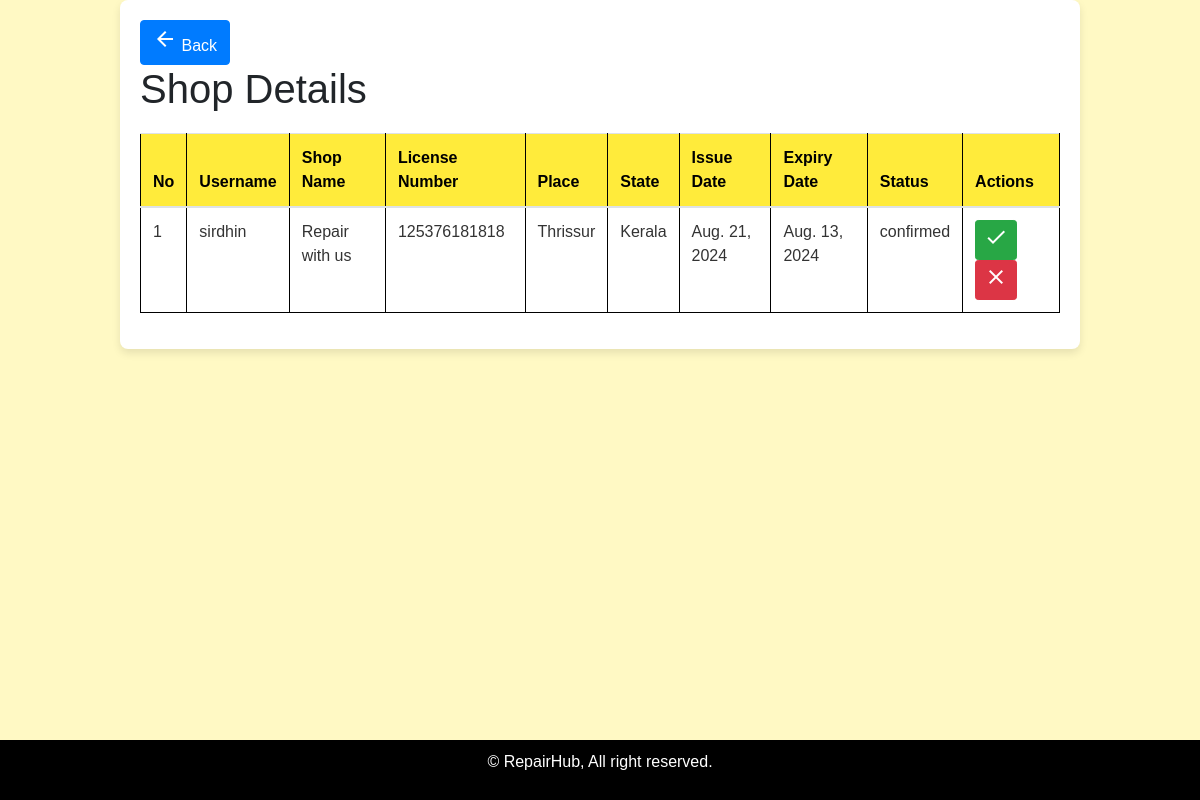
Page /adreq on the earlier database version.
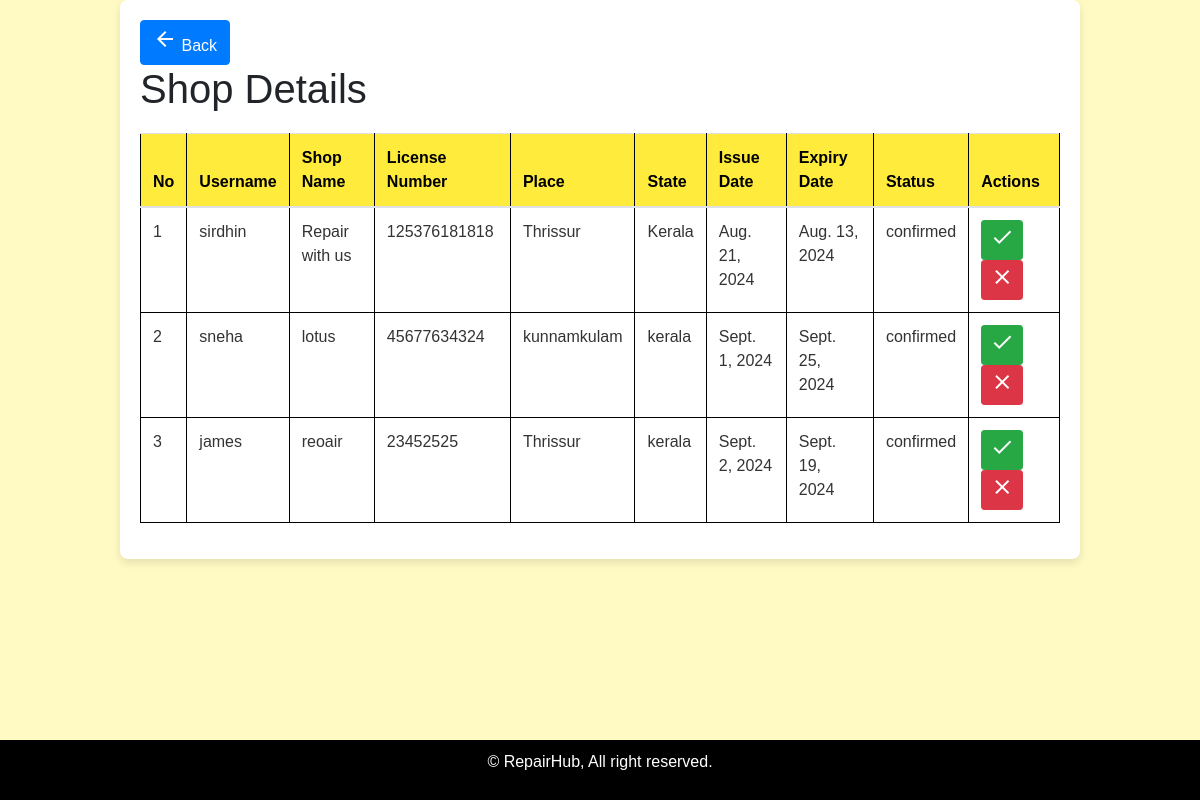
Same page on the later database version.
### vehicle/models.py (models this page shows, shortened)
class shopdetails(models.Model):
    username = models.ForeignKey(register, on_delete=models.CASCADE)
    shopname = models.CharField(max_length=100)
    lnumber = models.CharField(max_length=20)
    place = models.CharField(max_length=50)
    istate = models.CharField(max_length=50)
    idate = models.DateField()
    edate = models.DateField()
    status = models.CharField(max_length=20)

class register(models.Model):
    name = models.CharField(max_length=100)
    mail = models.EmailField()
    phone = models.IntegerField()
    username = models.CharField(max_length=50)
    password = models.CharField(max_length=50)
    usertype = models.CharField(max_length=20)
    def __str__(self):
        return self.name

### vehicle/views.py (the view)
# urls.py: path('adreq',views.openrequest),
def openrequest(request):
    data = shopdetails.objects.all()
    return render(request,'request.html',{'shops':data})

### template/request.html (shortened to what this page needs)
<!DOCTYPE html>
<html lang="en">
<head>
    <link rel="stylesheet" href="https://maxcdn.bootstrapcdn.com/bootstrap/4.0.0/css/bootstrap.min.css">
</head>
<body>
    <div class="container">
        <a href="javascript:history.back()" class="btn btn-primary back-button">
            <i class="material-icons">arrow_back</i> Back
        </a>
        <h1>Shop Details</h1>
        <table class="table">
            <thead>
                <tr>
                    <th>No</th>
                    <th>Username</th>
                    <th>Shop Name</th>
                    <th>License Number</th>
                    <th>Place</th>
                    <th>State</th>
                    <th>Issue Date</th>
                    <th>Expiry Date</th>
                    <th>Status</th>
                    <th>Actions</th>
                </tr>
            </thead>
            <tbody>
                {% for shop in shops %}
                    <tr id="row-{{ shop.id }}">
                        <td>{{ forloop.counter }}</td>
                        <td>{{ shop.username }}</td>
                        <td>{{ shop.shopname }}</td>
                        <td>{{ shop.lnumber }}</td>
                        <td>{{ shop.place }}</td>
                        <td>{{ shop.istate }}</td>
                        <td>{{ shop.idate }}</td>
                        <td>{{ shop.edate }}</td>
                        <td id="status-{{ shop.id }}">{{ shop.status }}</td>
                        <td class="actions">
                            <a href="accept_shop" class="btn btn-success btn-sm accept" data-id="{{ shop.id }}">
                                <i class="material-icons">check</i>
                            </a>
                            <a href="reject_shop" class="btn btn-danger btn-sm reject" data-id="{{ shop.id }}">
                                <i class="material-icons">close</i>
                            </a>
                        </td>
                    </tr>
                {% empty %}
                    <tr>
                        <td colspan="10">No shop details available.</td>
                    </tr>
                {% endfor %}
            </tbody>
        </table>
    </div>
    <footer>
        <p>&copy; RepairHub, All right reserved.</p>
    </footer>
</body>
</html>

Differences in the rows shown:
added shopdetails: username "sneha", shopname "lotus", lnumber "45677634324", place "kunnamkulam", istate "kerala", idate "Sept. 1, 2024", edate "Sept. 25, 2024", status "confirmed"
added shopdetails: username "james", shopname "reoair", lnumber "23452525", place "Thrissur", istate "kerala", idate "Sept. 2, 2024", edate "Sept. 19, 2024", status "confirmed"
